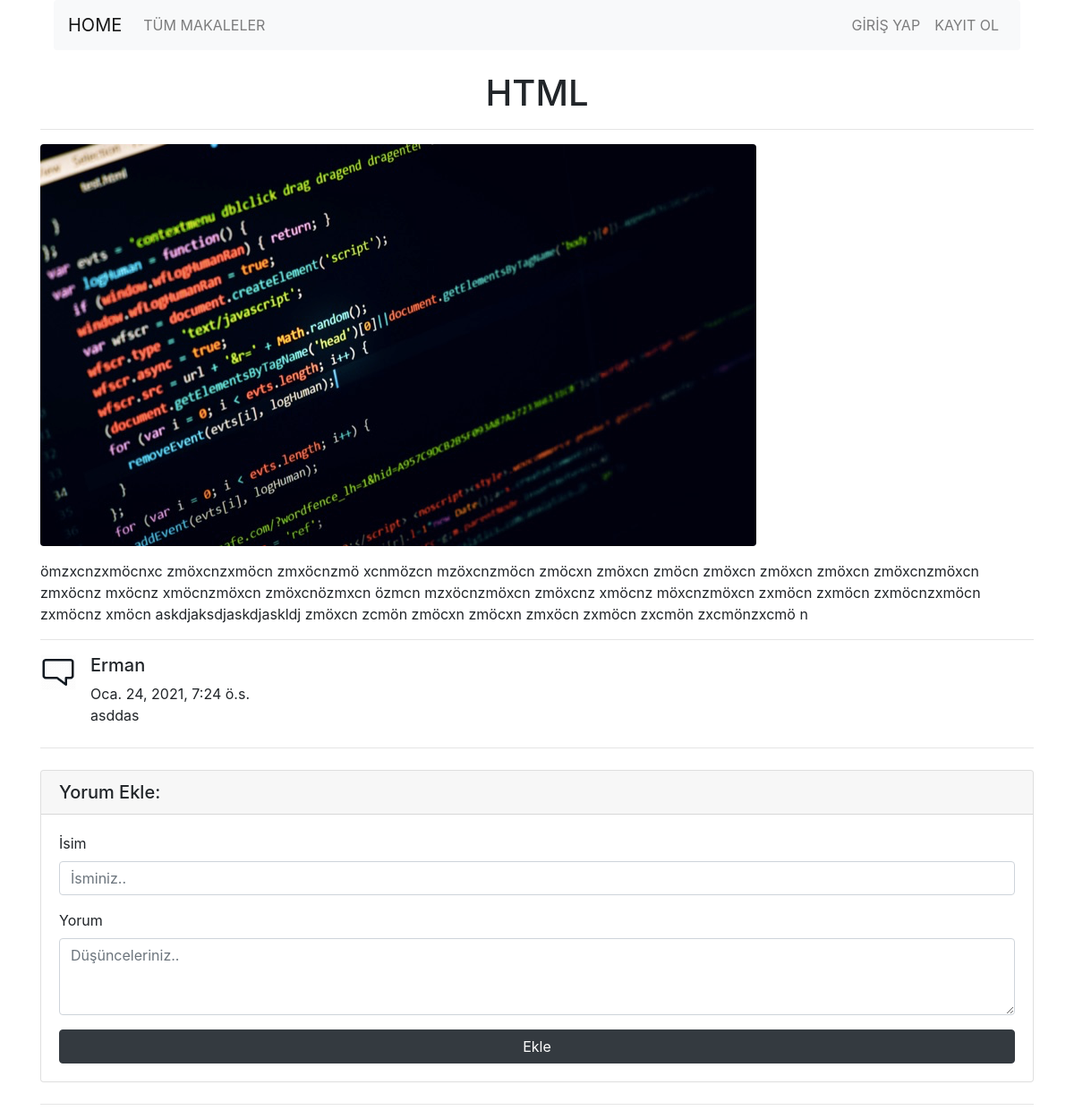
Page /articles/article/12 on the committed database.
### article/models.py (models this page shows, shortened)
class Article(models.Model):
    author = models.ForeignKey("auth.User",on_delete = models.CASCADE,verbose_name="Yazar")
    title = models.CharField(max_length=50,verbose_name="Başlık")
    content = RichTextField()
    created_date = models.DateTimeField(auto_now_add=True,verbose_name="Oluşturulma Tarihi ")
    article_image = models.FileField(blank=True,null=True,verbose_name="Makaleye Fotoğraf Ekleyiniz")
    class Meta:
        ordering = ['-created_date']

class Comment(models.Model):
    article = models.ForeignKey(Article,on_delete = models.CASCADE,verbose_name="Makale",related_name="comments")
    comment_author = models.CharField(max_length=50,verbose_name="İsim")
    comment_content = models.CharField(max_length=200,verbose_name="Yorum")
    comment_date = models.DateTimeField(auto_now_add=True)
    class Meta:
        ordering = ['-comment_date']

### article/views.py (the view)
# urls.py: path('article/<int:id>',views.detail,name="detail"),
def detail(request,id):
    article = get_object_or_404(Article,id=id)
    comments = article.comments.all()
    return render(request,"detail.html",{"article":article,"comments":comments})

### templates/detail.html (shortened to what this page needs)
{% extends 'base.html' %}
{% block body %}
<div class="row">
    <div class="col-lg-12">
        <h1 class="mt-4 text-center">{{article.title}}</h1>
        <hr>
        {% if article.article_image %}
        <img class="img-fluid rounded" src="{{article.article_image.url}}" alt="">
        {% endif %}
        <p class="lead">{{article.content|safe}}</p>
        <hr>
        {% if comments %}
        {% for comment in comments %}
        <div class="media mb-4">
            <img class="d-flex mr-3" src="/media/commenticon.png" alt="" style="max-width: 40px;max-height: 40px;">
            <div class="media-body">
                <h5 class="mt-0">{{comment.comment_author}}</h5>
                <div>{{comment.comment_date}}</div>
                {{comment.comment_content}}
            </div>
        </div>
        {% endfor %}
        {% else %}
        <div class="alert alert-danger">
            Henüz Yorum Yok !
        </div>
        {% endif %}
        <hr>
        <div class="card my-4">
            <h5 class="card-header">Yorum Ekle:</h5>
            <div class="card-body">
                <form method="post" action="/articles/comment/{{article.id}}">
                    <div class="form-group">
                        <label for="formGroupExampleInput">İsim</label>
                        <input name="comment_author" type="text" class="form-control" id="formGroupExampleInput"
                            placeholder="İsminiz..">
                    </div>
                    <div class="form-group">
                        <label for="formGroupExampleInput">Yorum</label>
                        <textarea name="comment_content" class="form-control" rows="3" placeholder="Düşünceleriniz.."></textarea>
                    </div>
                    <button type="submit" class="btn btn-dark btn-block">Ekle</button>
                </form>
            </div>
        </div>
        <hr>
    </div>
</div>
{% endblock body %}

### rows in the picture
Article: title "HTML", article_image (picture), content "ömzxcnzxmöcnxc zmöxcnzxmöcn zmxöcnzmö xcnmözcn mzöxcnzmöcn zmöcxn zmöxcn zmöcn zmöxcn zmöxcn zmöxcn zmöxcnzmöxcn zmxöcnz mxöcnz xmöcnzmöxcn zmöxcnözmxcn özmcn mzxöcnzmöxcn zmöxcnz xmöcnz möxcnzmöxcn zxmöcn zxmöcn zxmöcnzxmöcn zxmöcnz xmöcn askdjaksdjaskdjaskldj zmöxcn zcmön zmöcxn zmöcxn zmxöcn zxmöcn zxcmön zxcmönzxcmö n"
Comment: comment_author "Erman", comment_date "Oca. 24, 2021, 7:24 ö.s.", comment_content "asddas"
